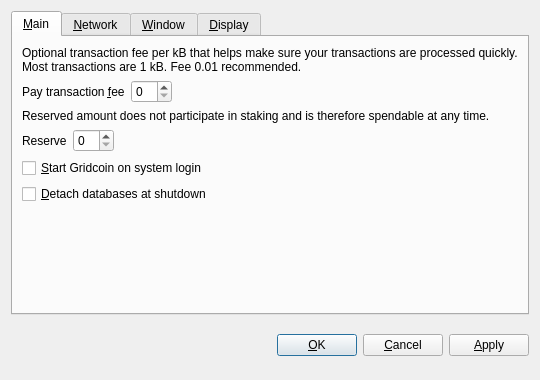
<?xml version="1.0" encoding="UTF-8"?>
<ui version="4.0">
 <class>OptionsDialog</class>
 <widget class="QDialog" name="OptionsDialog">
  <property name="geometry">
   <rect>
    <x>0</x>
    <y>0</y>
    <width>540</width>
    <height>380</height>
   </rect>
  </property>
  <property name="windowTitle">
   <string>Options</string>
  </property>
  <property name="modal">
   <bool>true</bool>
  </property>
  <layout class="QVBoxLayout" name="verticalLayout">
   <item>
    <widget class="QTabWidget" name="tabWidget">
     <property name="tabPosition">
      <enum>QTabWidget::North</enum>
     </property>
     <property name="currentIndex">
      <number>0</number>
     </property>
     <widget class="QWidget" name="tabMain">
      <attribute name="title">
       <string>&amp;Main</string>
      </attribute>
      <layout class="QVBoxLayout" name="verticalLayout_Main">
       <item>
        <widget class="QLabel" name="transactionFeeInfoLabel">
         <property name="text">
          <string>Optional transaction fee per kB that helps make sure your transactions are processed quickly. Most transactions are 1 kB. Fee 0.01 recommended.</string>
         </property>
         <property name="textFormat">
          <enum>Qt::PlainText</enum>
         </property>
         <property name="wordWrap">
          <bool>true</bool>
         </property>
        </widget>
       </item>
       <item>
        <layout class="QHBoxLayout" name="horizontalLayoutFee">
         <item>
          <widget class="QLabel" name="transactionFeeLabel">
           <property name="text">
            <string>Pay transaction &amp;fee</string>
           </property>
           <property name="textFormat">
            <enum>Qt::PlainText</enum>
           </property>
           <property name="buddy">
            <cstring>transactionFee</cstring>
           </property>
          </widget>
         </item>
         <item>
          <widget class="BitcoinAmountField" name="transactionFee"/>
         </item>
         <item>
          <spacer name="horizontalSpacerFee">
           <property name="orientation">
            <enum>Qt::Horizontal</enum>
           </property>
           <property name="sizeHint" stdset="0">
            <size>
             <width>40</width>
             <height>20</height>
            </size>
           </property>
          </spacer>
         </item>
        </layout>
       </item>
       <item>
        <widget class="QLabel" name="reserveBalanceInfoLabel">
         <property name="text">
          <string>Reserved amount does not participate in staking and is therefore spendable at any time.</string>
         </property>
         <property name="textFormat">
          <enum>Qt::PlainText</enum>
         </property>
         <property name="wordWrap">
          <bool>true</bool>
         </property>
        </widget>
       </item>
       <item>
        <layout class="QHBoxLayout" name="horizontalLayoutReserveBalance">
         <item>
          <widget class="QLabel" name="reserveBalanceLabel">
           <property name="text">
            <string>Reserve</string>
           </property>
           <property name="textFormat">
            <enum>Qt::PlainText</enum>
           </property>
           <property name="buddy">
            <cstring>reserveBalance</cstring>
           </property>
          </widget>
         </item>
         <item>
          <widget class="BitcoinAmountField" name="reserveBalance"/>
         </item>
         <item>
          <spacer name="horizontalSpacerReserveBalance">
           <property name="orientation">
            <enum>Qt::Horizontal</enum>
           </property>
           <property name="sizeHint" stdset="0">
            <size>
             <width>40</width>
             <height>20</height>
            </size>
           </property>
          </spacer>
         </item>
        </layout>
       </item>
       <item>
        <widget class="QCheckBox" name="bitcoinAtStartup">
         <property name="toolTip">
          <string>Automatically start Gridcoin after logging in to the system.</string>
         </property>
         <property name="text">
          <string>&amp;Start Gridcoin on system login</string>
         </property>
        </widget>
       </item>
       <item>
        <widget class="QCheckBox" name="detachDatabases">
         <property name="toolTip">
          <string>Detach block and address databases at shutdown. This means they can be moved to another data directory, but it slows down shutdown. The wallet is always detached.</string>
         </property>
         <property name="text">
          <string>&amp;Detach databases at shutdown</string>
         </property>
        </widget>
       </item>
       <item>
        <spacer name="verticalSpacer_Main">
         <property name="orientation">
          <enum>Qt::Vertical</enum>
         </property>
         <property name="sizeHint" stdset="0">
          <size>
           <width>20</width>
           <height>40</height>
          </size>
         </property>
        </spacer>
       </item>
      </layout>
     </widget>
     <widget class="QWidget" name="tabNetwork">
      <attribute name="title">
       <string>&amp;Network</string>
      </attribute>
      <layout class="QVBoxLayout" name="verticalLayout_Network">
       <item>
        <widget class="QCheckBox" name="mapPortUpnp">
         <property name="toolTip">
          <string>Automatically open the Gridcoin client port on the router. This only works when your router supports UPnP and it is enabled.</string>
         </property>
         <property name="text">
          <string>Map port using &amp;UPnP</string>
         </property>
        </widget>
       </item>
       <item>
        <widget class="QCheckBox" name="connectSocks">
         <property name="toolTip">
          <string>Connect to the Gridcoin network through a SOCKS proxy (e.g. when connecting through Tor).</string>
         </property>
         <property name="text">
          <string>&amp;Connect through SOCKS proxy:</string>
         </property>
        </widget>
       </item>
       <item>
        <layout class="QHBoxLayout" name="horizontalLayout_Network">
         <item>
          <widget class="QLabel" name="proxyIpLabel">
           <property name="text">
            <string>Proxy &amp;IP:</string>
           </property>
           <property name="textFormat">
            <enum>Qt::PlainText</enum>
           </property>
           <property name="buddy">
            <cstring>proxyIp</cstring>
           </property>
          </widget>
         </item>
         <item>
          <widget class="QValidatedLineEdit" name="proxyIp">
           <property name="maximumSize">
            <size>
             <width>140</width>
             <height>16777215</height>
            </size>
           </property>
           <property name="toolTip">
            <string>IP address of the proxy (e.g. 127.0.0.1)</string>
           </property>
          </widget>
         </item>
         <item>
          <widget class="QLabel" name="proxyPortLabel">
           <property name="text">
            <string>&amp;Port:</string>
           </property>
           <property name="textFormat">
            <enum>Qt::PlainText</enum>
           </property>
           <property name="buddy">
            <cstring>proxyPort</cstring>
           </property>
          </widget>
         </item>
         <item>
          <widget class="QLineEdit" name="proxyPort">
           <property name="maximumSize">
            <size>
             <width>55</width>
             <height>16777215</height>
            </size>
           </property>
           <property name="toolTip">
            <string>Port of the proxy (e.g. 9050)</string>
           </property>
          </widget>
         </item>
         <item>
          <widget class="QLabel" name="socksVersionLabel">
           <property name="text">
            <string>SOCKS &amp;Version:</string>
           </property>
           <property name="textFormat">
            <enum>Qt::PlainText</enum>
           </property>
           <property name="buddy">
            <cstring>socksVersion</cstring>
           </property>
          </widget>
         </item>
         <item>
          <widget class="QValueComboBox" name="socksVersion">
           <property name="toolTip">
            <string>SOCKS version of the proxy (e.g. 5)</string>
           </property>
          </widget>
         </item>
         <item>
          <spacer name="horizontalSpacer_Network">
           <property name="orientation">
            <enum>Qt::Horizontal</enum>
           </property>
           <property name="sizeHint" stdset="0">
            <size>
             <width>40</width>
             <height>20</height>
            </size>
           </property>
          </spacer>
         </item>
        </layout>
       </item>
       <item>
        <spacer name="verticalSpacer_Network">
         <property name="orientation">
          <enum>Qt::Vertical</enum>
         </property>
         <property name="sizeHint" stdset="0">
          <size>
           <width>20</width>
           <height>40</height>
          </size>
         </property>
        </spacer>
       </item>
      </layout>
     </widget>
     <widget class="QWidget" name="tabWindow">
      <attribute name="title">
       <string>&amp;Window</string>
      </attribute>
      <layout class="QVBoxLayout" name="verticalLayout_Window">
       <item>
        <widget class="QCheckBox" name="minimizeToTray">
         <property name="toolTip">
          <string>Show only a tray icon after minimizing the window.</string>
         </property>
         <property name="text">
          <string>&amp;Minimize to the tray instead of the taskbar</string>
         </property>
        </widget>
       </item>
       <item>
        <widget class="QCheckBox" name="minimizeOnClose">
         <property name="toolTip">
          <string>Minimize instead of exit the application when the window is closed. When this option is enabled, the application will be closed only after selecting Quit in the menu.</string>
         </property>
         <property name="text">
          <string>M&amp;inimize on close</string>
         </property>
        </widget>
       </item>
       <item>
        <spacer name="verticalSpacer_Window">
         <property name="orientation">
          <enum>Qt::Vertical</enum>
         </property>
         <property name="sizeHint" stdset="0">
          <size>
           <width>20</width>
           <height>40</height>
          </size>
         </property>
        </spacer>
       </item>
      </layout>
     </widget>
     <widget class="QWidget" name="tabDisplay">
      <attribute name="title">
       <string>&amp;Display</string>
      </attribute>
      <layout class="QVBoxLayout" name="verticalLayout_Display">
       <item>
        <layout class="QHBoxLayout" name="horizontalLayout_1_Display">
         <item>
          <widget class="QLabel" name="langLabel">
           <property name="text">
            <string>User Interface &amp;language:</string>
           </property>
           <property name="textFormat">
            <enum>Qt::PlainText</enum>
           </property>
           <property name="buddy">
            <cstring>lang</cstring>
           </property>
          </widget>
         </item>
         <item>
          <widget class="QValueComboBox" name="lang">
           <property name="toolTip">
            <string>The user interface language can be set here. This setting will take effect after restarting Gridcoin.</string>
           </property>
          </widget>
         </item>
        </layout>
       </item>
       <item>
        <layout class="QHBoxLayout" name="horizontalLayout_2_Display">
         <item>
          <widget class="QLabel" name="unitLabel">
           <property name="text">
            <string>&amp;Unit to show amounts in:</string>
           </property>
           <property name="textFormat">
            <enum>Qt::PlainText</enum>
           </property>
           <property name="buddy">
            <cstring>unit</cstring>
           </property>
          </widget>
         </item>
         <item>
          <widget class="QValueComboBox" name="unit">
           <property name="toolTip">
            <string>Choose the default subdivision unit to show in the interface and when sending coins.</string>
           </property>
          </widget>
         </item>
        </layout>
       </item>
       <item>
        <widget class="QCheckBox" name="displayAddresses">
         <property name="toolTip">
          <string>Whether to show Gridcoin addresses in the transaction list or not.</string>
         </property>
         <property name="text">
          <string>&amp;Display addresses in transaction list</string>
         </property>
        </widget>
       </item>
       <item>
        <widget class="QCheckBox" name="coinControlFeatures">
         <property name="toolTip">
          <string>Whether to show coin control features or not.</string>
         </property>
         <property name="text">
          <string>Display coin &amp;control features (experts only!)</string>
         </property>
        </widget>
       </item>
       <item>
        <spacer name="verticalSpacer_Display">
         <property name="orientation">
          <enum>Qt::Vertical</enum>
         </property>
         <property name="sizeHint" stdset="0">
          <size>
           <width>20</width>
           <height>40</height>
          </size>
         </property>
        </spacer>
       </item>
      </layout>
     </widget>
    </widget>
   </item>
   <item>
    <layout class="QHBoxLayout" name="horizontalLayout_Buttons">
     <item>
      <spacer name="horizontalSpacer_1">
       <property name="orientation">
        <enum>Qt::Horizontal</enum>
       </property>
       <property name="sizeHint" stdset="0">
        <size>
         <width>40</width>
         <height>48</height>
        </size>
       </property>
      </spacer>
     </item>
     <item>
      <widget class="QLabel" name="statusLabel">
       <property name="font">
        <font>
         <weight>75</weight>
         <bold>true</bold>
        </font>
       </property>
       <property name="text">
        <string/>
       </property>
       <property name="textFormat">
        <enum>Qt::PlainText</enum>
       </property>
       <property name="wordWrap">
        <bool>true</bool>
       </property>
      </widget>
     </item>
     <item>
      <spacer name="horizontalSpacer_2">
       <property name="orientation">
        <enum>Qt::Horizontal</enum>
       </property>
       <property name="sizeHint" stdset="0">
        <size>
         <width>40</width>
         <height>48</height>
        </size>
       </property>
      </spacer>
     </item>
     <item>
      <widget class="QPushButton" name="okButton">
       <property name="text">
        <string>&amp;OK</string>
       </property>
      </widget>
     </item>
     <item>
      <widget class="QPushButton" name="cancelButton">
       <property name="text">
        <string>&amp;Cancel</string>
       </property>
       <property name="autoDefault">
        <bool>false</bool>
       </property>
      </widget>
     </item>
     <item>
      <widget class="QPushButton" name="applyButton">
       <property name="text">
        <string>&amp;Apply</string>
       </property>
       <property name="autoDefault">
        <bool>false</bool>
       </property>
      </widget>
     </item>
    </layout>
   </item>
  </layout>
 </widget>
 <customwidgets>
  <customwidget>
   <class>BitcoinAmountField</class>
   <extends>QSpinBox</extends>
   <header>bitcoinamountfield.h</header>
  </customwidget>
  <customwidget>
   <class>QValueComboBox</class>
   <extends>QComboBox</extends>
   <header>qvaluecombobox.h</header>
  </customwidget>
  <customwidget>
   <class>QValidatedLineEdit</class>
   <extends>QLineEdit</extends>
   <header>qvalidatedlineedit.h</header>
  </customwidget>
 </customwidgets>
 <resources/>
 <connections/>
</ui>
